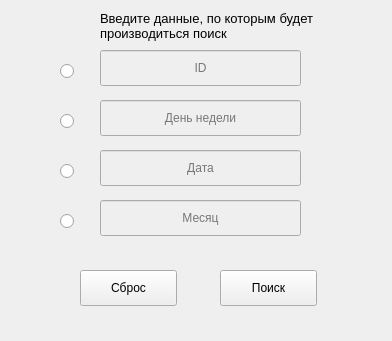
<?xml version="1.0" encoding="UTF-8"?>
<ui version="4.0">
 <class>SearchRecord</class>
 <widget class="QWidget" name="SearchRecord">
  <property name="geometry">
   <rect>
    <x>0</x>
    <y>0</y>
    <width>392</width>
    <height>341</height>
   </rect>
  </property>
  <property name="minimumSize">
   <size>
    <width>392</width>
    <height>341</height>
   </size>
  </property>
  <property name="maximumSize">
   <size>
    <width>392</width>
    <height>341</height>
   </size>
  </property>
  <property name="windowTitle">
   <string>Поиск</string>
  </property>
  <widget class="QPushButton" name="pushButton">
   <property name="geometry">
    <rect>
     <x>220</x>
     <y>270</y>
     <width>97</width>
     <height>36</height>
    </rect>
   </property>
   <property name="text">
    <string>Поиск</string>
   </property>
  </widget>
  <widget class="QLineEdit" name="IDLineEdit">
   <property name="enabled">
    <bool>false</bool>
   </property>
   <property name="geometry">
    <rect>
     <x>100</x>
     <y>50</y>
     <width>201</width>
     <height>36</height>
    </rect>
   </property>
   <property name="alignment">
    <set>Qt::AlignCenter</set>
   </property>
   <property name="placeholderText">
    <string>ID</string>
   </property>
  </widget>
  <widget class="QLabel" name="label">
   <property name="geometry">
    <rect>
     <x>100</x>
     <y>10</y>
     <width>221</width>
     <height>31</height>
    </rect>
   </property>
   <property name="font">
    <font>
     <pointsize>10</pointsize>
    </font>
   </property>
   <property name="text">
    <string>Введите данные, по которым будет производиться поиск</string>
   </property>
   <property name="wordWrap">
    <bool>true</bool>
   </property>
  </widget>
  <widget class="QLineEdit" name="weekdayLineEdit">
   <property name="enabled">
    <bool>false</bool>
   </property>
   <property name="geometry">
    <rect>
     <x>100</x>
     <y>100</y>
     <width>201</width>
     <height>36</height>
    </rect>
   </property>
   <property name="alignment">
    <set>Qt::AlignCenter</set>
   </property>
   <property name="placeholderText">
    <string>День недели</string>
   </property>
  </widget>
  <widget class="QLineEdit" name="dateLineEdit">
   <property name="enabled">
    <bool>false</bool>
   </property>
   <property name="geometry">
    <rect>
     <x>100</x>
     <y>150</y>
     <width>201</width>
     <height>36</height>
    </rect>
   </property>
   <property name="alignment">
    <set>Qt::AlignCenter</set>
   </property>
   <property name="placeholderText">
    <string>Дата</string>
   </property>
  </widget>
  <widget class="QLineEdit" name="monthLineEdit">
   <property name="enabled">
    <bool>false</bool>
   </property>
   <property name="geometry">
    <rect>
     <x>100</x>
     <y>200</y>
     <width>201</width>
     <height>36</height>
    </rect>
   </property>
   <property name="alignment">
    <set>Qt::AlignCenter</set>
   </property>
   <property name="placeholderText">
    <string>Месяц</string>
   </property>
  </widget>
  <widget class="QRadioButton" name="IDradioButton">
   <property name="geometry">
    <rect>
     <x>60</x>
     <y>60</y>
     <width>31</width>
     <height>22</height>
    </rect>
   </property>
   <property name="text">
    <string/>
   </property>
  </widget>
  <widget class="QRadioButton" name="weekdayRadioButton">
   <property name="geometry">
    <rect>
     <x>60</x>
     <y>110</y>
     <width>31</width>
     <height>22</height>
    </rect>
   </property>
   <property name="text">
    <string/>
   </property>
  </widget>
  <widget class="QRadioButton" name="dateRadioButton">
   <property name="geometry">
    <rect>
     <x>60</x>
     <y>160</y>
     <width>31</width>
     <height>22</height>
    </rect>
   </property>
   <property name="text">
    <string/>
   </property>
  </widget>
  <widget class="QRadioButton" name="monthRadioButton">
   <property name="geometry">
    <rect>
     <x>60</x>
     <y>210</y>
     <width>31</width>
     <height>22</height>
    </rect>
   </property>
   <property name="text">
    <string/>
   </property>
  </widget>
  <widget class="QPushButton" name="pushButton_2">
   <property name="geometry">
    <rect>
     <x>80</x>
     <y>270</y>
     <width>97</width>
     <height>36</height>
    </rect>
   </property>
   <property name="text">
    <string>Сброс</string>
   </property>
  </widget>
 </widget>
 <resources/>
 <connections/>
</ui>
